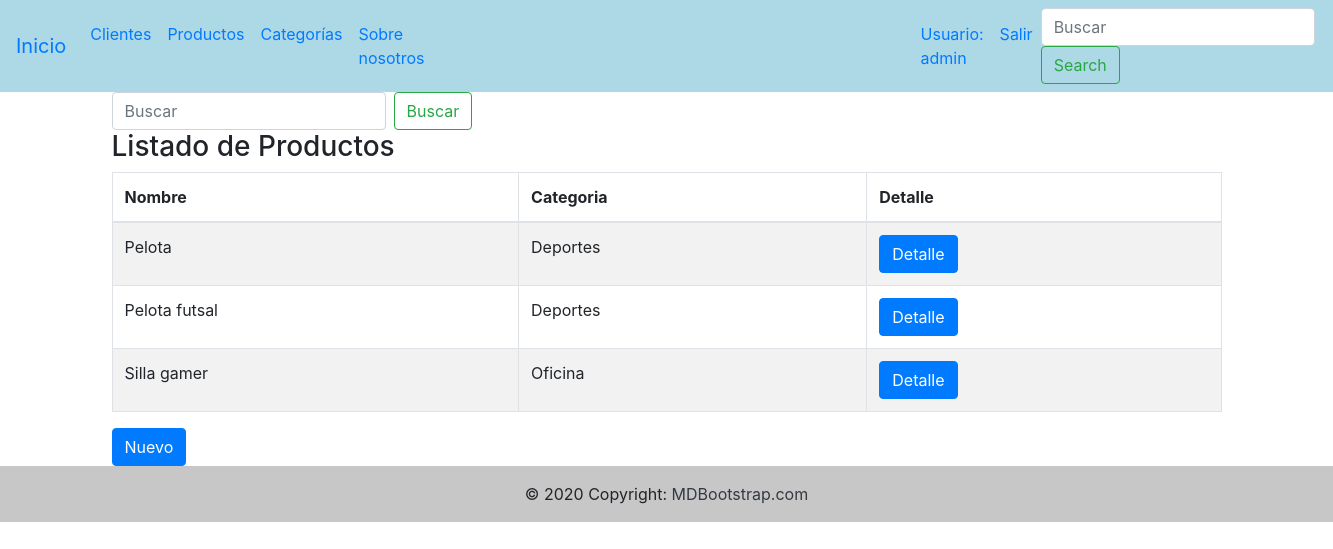
Screenshot of /producto/lista_productos/ (signed in) with the database file from the repository.
### producto/models.py (models this page shows, shortened)
class Producto(models.Model):
    nombre=models.CharField(max_length=50)
    stock=models.IntegerField()
    precio=models.FloatField()
    categoria=models.ForeignKey(Categorias, on_delete=models.CASCADE)
    disponibilidad=models.BooleanField(default=True)
    class Meta:
        verbose_name="Producto"
        verbose_name_plural="Productos"

### categorias/models.py (models this page shows)
class Categorias(models.Model):
     nombre=models.CharField(max_length=50)
     clasificacion=models.CharField(max_length=50)
     def __str__(self):
        return self.nombre

### producto/views.py (the view)
# urls.py: path('lista_productos/', views.lista_productos, name="lista_productos"),
def lista_productos(request):
    productos=Producto.objects.all()
    return render(request, "producto/list_producto.html",{"productos": productos})

### templates/producto/list_producto.html (shortened to what this page needs)
{% extends 'base.html' %}
{% block contenido %}
<div class="container">
    <form class="form-inline my-2 my-lg-0" action = "/producto/buscar_producto/" method = "GET" >
    <input class="form-control mr-sm-2" type="text" placeholder="Buscar" aria-label="Search" name = 'buscar'>
    <button class="btn btn-outline-success my-2 my-sm-0" type="submit">Buscar</button>
    </form>
</div>
<div class="container">
    <h3>Listado de Productos</h3>
    <table id="example" class="table table-striped table-bordered" style="width:100%">
        <thead>
            <tr>
                <th>Nombre</th>
                <th>Categoria</th>
                <th>Detalle</th>
            </tr>
        </thead>
        <tbody>
            {% for producto in productos %}
            <tr>
                <td>{{producto.nombre}}</td>
                <td>{{producto.categoria}}</td>
                <td><a href="/producto/detalle_producto/{{producto.id}}/" class="btn btn-primary">Detalle</a></td>
            </tr>
            {% endfor %}
        </tbody>
    </table>
</div>
<div class="container">
    <a href="/producto/nuevo_producto/" class="btn btn-primary">Nuevo</a>
</div>
{% endblock %}

### templates/base.html (shortened to what this page needs)
<!DOCTYPE html>
<html lang="en">
<head>
    <link rel="stylesheet" href="https://cdn.jsdelivr.net/npm/bootstrap@4.6.1/dist/css/bootstrap.min.css"
>
</head>
<body>
    <nav class="navbar navbar-expand-lg navbar " style="background: lightblue;">
        <a class="navbar-brand" href="/">Inicio</a>
        <div class="collapse navbar-collapse" id="navbarSupportedContent">
            <ul class="navbar-nav mr-auto">
                <li class="nav-item active">
                    <a class="nav-link" href="/cliente/lista_clientes/">Clientes </a>
                </li>
                <li class="nav-item">
                    <a class="nav-link" href="/producto/lista_productos/">Productos</a>
                </li>
                <li class="nav-item">
                    <a class="nav-link" href="/categoria/categoria/">Categorías</a>
                </li>
                <li class="nav-item" style="margin-right: 30rem">
                    <a class="nav-link" href="/nosotros/">Sobre nosotros</a>
                </li>
                {% if request.user.is_authenticated %}
                <li class="nav-item">
                    <a class="nav-link" href="/usuario/perfil/">Usuario: {{user.username}}</a>
                </li>
                <li class="nav-item active">
                    <a class="nav-link" href="/usuario/salir/">Salir</a>
                </li>
                {% endif %}
            </ul>
            <form class="form-inline my-2 my-lg-0" action = "/cliente/buscar_cliente/" method = "GET">
                <input class="form-control mr-sm-2" type="text" placeholder="Buscar" aria-label="Search" name = 'buscar'>
                <button class="btn btn-outline-success my-2 my-sm-0" type="submit">Search</button>
            </form>
        </div>
    </nav>
    {% block contenido %}
    {% endblock %}
    <footer class="bg-light text-center text-lg-start">
        <div class="text-center p-3" style="background-color: rgba(0, 0, 0, 0.2);">
            © 2020 Copyright:
            <a class="text-dark" href="https://mdbootstrap.com/">MDBootstrap.com</a>
        </div>
    </footer>
</body>
</html>

### rows the page displays
Producto: nombre "Pelota", categoria "Deportes"
Producto: nombre "Pelota futsal", categoria "Deportes"
Producto: nombre "Silla gamer", categoria "Oficina"

### other values shown
{{ user.username }} "admin"
